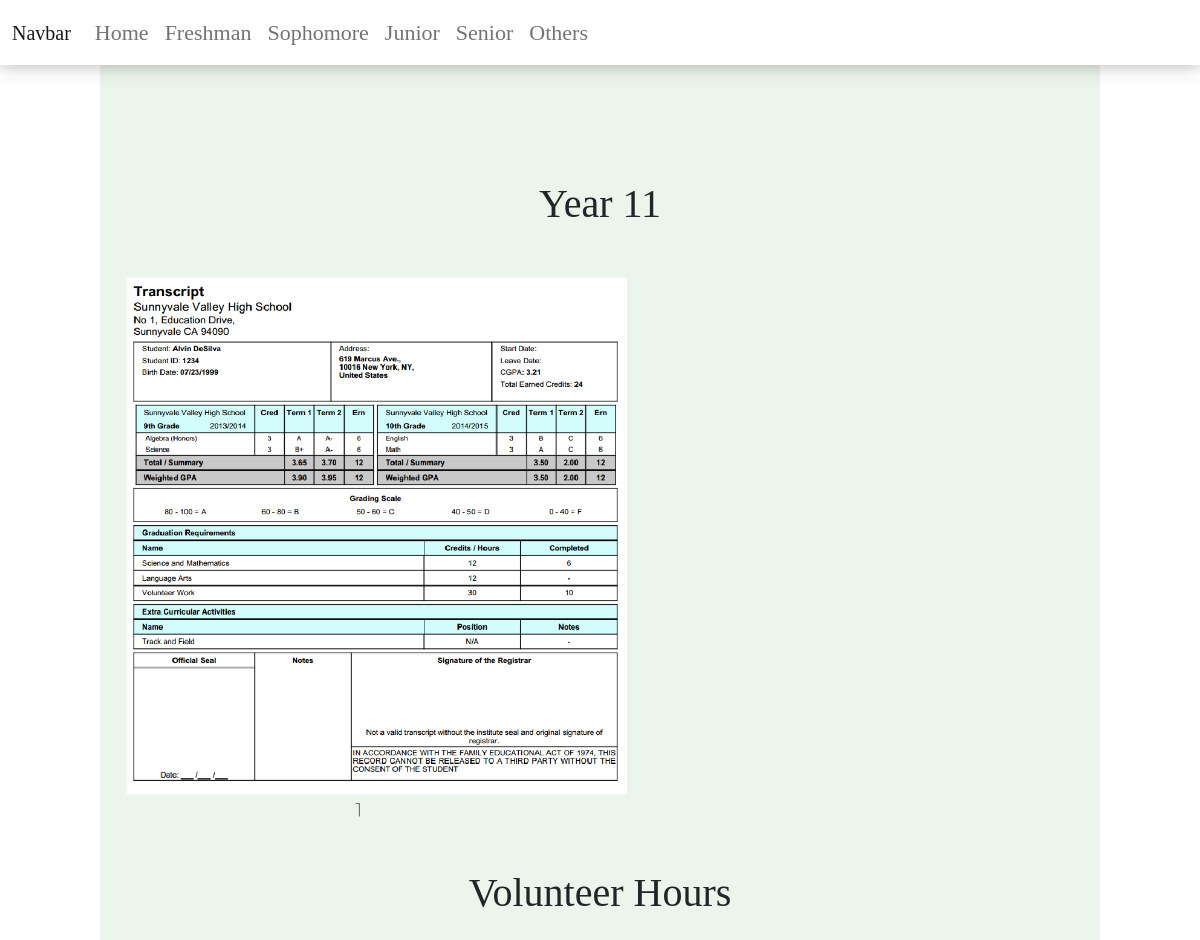
Screenshot of /junior with the database file from the repository.
### projects/models.py (models this page shows)
class SchoolGrade(models.Model):
    year = models.CharField(max_length=20)
    term = models.CharField(max_length=20)
    image = models.CharField(max_length=100)
    description = models.TextField()
    highlights = models.TextField(null=True)

### projects/views.py (the view)
def all_grades(request, year):
    year_dict = {
        "freshman": "Year 9",
        "sophomore": "Year 10",
        "junior": "Year 11",
        "senior": "Year 12"
    }
    y = year_dict[year]
    volunteers = VolunteerHours.objects.filter(year=y)
    grades = SchoolGrade.objects.filter(year=y)
    print(grades)
    return render(request, "projects/year.html", {'grades': grades, 'volunteers': volunteers})

### projects/templates/projects/year.html (shortened to what this page needs)
<!DOCTYPE html>
<html lang="en">
<head>
    <link href="https://cdn.jsdelivr.net/npm/bootstrap@5.1.3/dist/css/bootstrap.min.css" rel="stylesheet">
    {% load static %}
    <link rel='stylesheet' href="{% static 'css/main.css' %}">
</head>
<body>
<nav class="navbar navbar-expand-lg navbar-light navbar-style" style="background-color: ##ffffff; color: #677a69 !important;">
  <div class="container-fluid">
    <a class="navbar-brand" href="#">Navbar</a>
    <div class="collapse navbar-collapse" id="navbarSupportedContent">
      <ul class="navbar-nav me-auto mb-2 mb-lg-0">
        <li class="nav-item">
          <a class="nav-link" aria-current="page" href="https://yumeng-zou-highschool.herokuapp.com/">Home</a>
        </li>
        <li class="nav-item">
          <a class="nav-link" href="freshman">Freshman</a>
        </li>
        <li class="nav-item">
          <a class="nav-link" href="sophomore">Sophomore</a>
        </li>
		  <li class="nav-item">
          <a class="nav-link" href="junior">Junior</a>
        </li>
		  <li class="nav-item">
          <a class="nav-link" href="senior">Senior</a>
        </li>
		  <li class="nav-item">
          <a class="nav-link" href="others">Others</a>
        </li>
      </ul>
    </div>
  </div>
</nav>
{% load static %}
	<div style ="margin: 0px 100px 0px 100px; text-align: center; background-color: #ebf5eb; padding: 15px; padding-top:90px;">
		<div style="margin: 90px 0px 50px 0px">
        <h1>{{grades.0.year}}</h1>
        </div>
	<div class="container">
	  <div class="row">
          {% for grade in grades%}
		  <div class="col-6">
			<img src={% static grade.image%} width="500">
              <p>{{grade.term}}</p>
              </div>
          {%endfor%}
	  </div>
	</div>
	<br>
<div style="text-align: center">
	<h1>Volunteer Hours</h1>
	</div>
	</div>
</body>
</html>

### projects/static/css/main.css (style rules this page uses)
h1 { font-family: Luam-Regular; }
p { font-family: Luam-Light; font-size: 23px; }
.navbar-style { box-shadow: 0 4px 8px 0 rgba(0, 0, 0, 0.1), 0 6px 20px 0 rgba(0, 0, 0, 0.1); position: fixed; top: 0; width: 100%; background-color: #ffffff; font-family: Luam-Regular !important; font-size: 22px !important; z-index: 999 !important; }

### rows the page displays
SchoolGrade: year "Year 11", image (picture), term "1"
